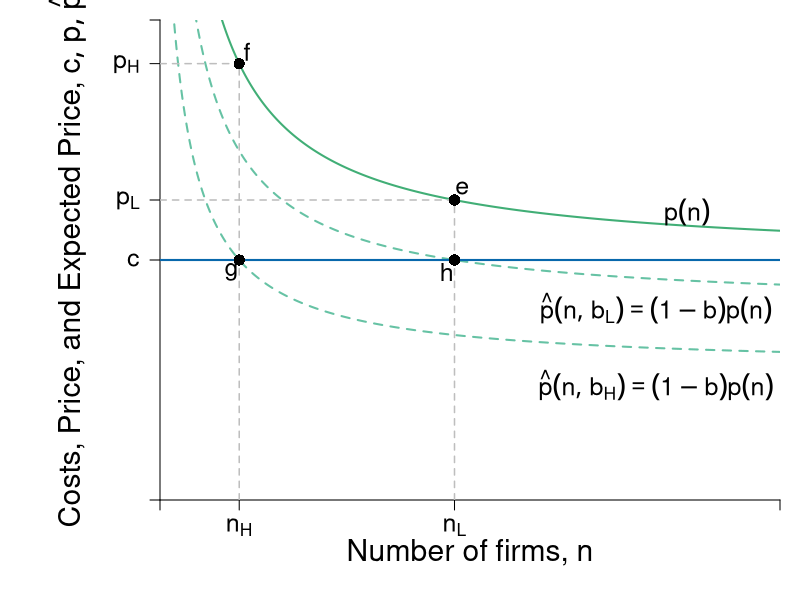

Write the R code that produced this figure.
require(shape)
pdf(file = "competitionmarkets/LRn_Dec_BTE.pdf", width = 9, height = 7)

#Set parameters for graphics
axislabelsize <- 1.8
labelsize <- 1.5
namesize <- 1.8
annotatesize <- 1.5
graphlinewidth <- 2
segmentlinewidth <- 1.5

COL <- c("#7fc97f", "#beaed4", "#fdc086", "#ffff99", "#386cb0", "#f0027f", "#bf5b17", "#666666")
COLA <- c("#e0f3db", "#99d8c9","#66c2a4","#41ae76", "#238b45", "#005824")
COLB <- c("#c6dbef", "#4eb3d3", "#2b8cbe", "#0868ac","#084081")
COLC <- c("#fcfbfd", "#efedf5", "#dadaeb", "#bcbddc", "#9e9ac8", "#807dba", "#6a51a3", "#54278f", "#3f007d")

par(mar =  c(5, 8, 1, 1))

Profit <- function(n, pbar = 60, c = 10, beta = 0.5) {
  (pbar - c)^2 / (((n + 1)^2)*beta)
}

totaln <- function(pi, pbar = 60, c = 10, beta = 0.5){
  (pbar - c)/(sqrt(pi*beta)) - 1
}

cournotPrice <- function(n, pbar = 60, c = 10) {
  c + (1/(n+1))*(pbar - c)
}


# Barriers to entry
# Inputs: Probability of BTE (b) and number of firms
# Outputs: Price Level at some n
bte <- function(n, b = 0) {
  cournotPrice(n)*(1-b)
}

nstar <- function(b, pbar = 60, c = 10){
  (pbar*(1 - b) - c) / (b*c)
}

#Levels for the barriers to entry specified here
barriers <- c(0.2, 0.45, 0.71, 0.73)

xlims <- c(0, 40)
ylims <- c(0, 20)

plot(0, 0, xlim = xlims, ylim = ylims, type = "n",
     xlab = expression(paste("")),
     ylab = expression(paste("")), 
     xaxt = "n", 
     yaxt = "n", 
     cex.lab = axislabelsize, 
     bty = "n",
     xaxs="i", 
     yaxs="i")

# ticksy <- seq(from = 0, to = ylims[2], by = 2)
# ylabels <- seq(from = 0, to = ylims[2], by = 2)
# ticksx <- seq(from = 0, to = xlims[2], by = 2)
# xlabels <- seq(from = 0, to = xlims[2], by = 2)
ticksy <- c(0, 10, cournotPrice(n = nstar(b = barriers[1])), cournotPrice(n = nstar(b = barriers[2])), ylims[2])
ylabels <- c(NA, expression(c), expression(paste(p[L])), expression(paste(p[H])), NA)
ticksx <- c(0, nstar(b = barriers[2]), nstar(b = barriers[1]), xlims[2])
xlabels <- c(NA, expression(paste(n[H])), expression(paste(n[L])), NA)

axis(1, at = ticksx, pos = 0, labels = xlabels, cex.axis = labelsize)
axis(2, at = ticksy, pos = 0, labels = ylabels, las = 1, cex.axis = labelsize)

npts <- 500 
xx1 <- seq(xlims[1], xlims[2], length.out = npts)

#Lines for barrier graph
lines(xx1, bte(n = xx1, b = barriers[1]), col = COLA[3], lty = 2, lwd = graphlinewidth)
lines(xx1, bte(n = xx1, b = barriers[2]), col = COLA[3], lty = 2, lwd = graphlinewidth)

#Price with no barriers
# No Barrier --- Greenbte(n = nstar(b = 0), b = 0)
lines(xx1, cournotPrice(xx1, c = 10), col = COLA[4], lwd = graphlinewidth) 

# lines(xx1, Profit(xx1, c = 0.25), col = COLA[4], lty = 2, lwd = segmentlinewidth)

#Label axes
mtext(expression(paste("Number of firms, ", n)), side=1, line = 2.5, cex = axislabelsize)
text(-6, 0.5*ylims[2], expression(paste("Costs, Price, and Expected Price, ", list(c, p, hat(p)) )), xpd = TRUE, cex = axislabelsize, srt = 90) 

#Arrows(18, 6.8, 18, 4.5, col = "black", lty = 1, code = 2, lwd = 2, arr.type = "triangle", arr.lwd = 0.5)
# text(16, 5.75, expression(paste("Decrease in ", rho)), cex = labelsize)


# Eq labels
text(34, 12, expression(paste(p(n))), cex = labelsize)
text(32, 8, expression(paste(hat(p)*(list(n, b[L])) == (1-b)*p(n) )), cex = labelsize)
text(32, 4.8, expression(paste(hat(p)*(list(n, b[H])) == (1-b)*p(n) )), cex = labelsize)


# line for the marginal cost
segments(0, 10, xlims[2], 10, 
         lty = 1, col = COLB[4] , lwd = graphlinewidth
         )

#For the low price with low barriers to entry
segments(nstar(b = barriers[1]), 0, 
         nstar(b = barriers[1]), 
         cournotPrice(n = nstar(b = barriers[1])), 
         lty = 2, col = "gray", lwd = segmentlinewidth
         )

segments(0, cournotPrice(n = nstar(b = barriers[1])), 
         nstar(b = barriers[1]), 
         cournotPrice(n = nstar(b = barriers[1])), 
         lty = 2, col = "gray", lwd = segmentlinewidth
)

#For the high price with high barriers to entry
segments(nstar(b = barriers[2]), 0, 
         nstar(b = barriers[2]), 
         cournotPrice(n = nstar(b = barriers[2])), 
         lty = 2, col = "gray", lwd = segmentlinewidth
         )

segments(0, cournotPrice(n = nstar(b = barriers[2])), 
         nstar(b = barriers[2]), 
         cournotPrice(n = nstar(b = barriers[2])), 
         lty = 2, col = "gray", lwd = segmentlinewidth
)

#This should probably have a loop, but I haven't worked it out. 
#Two points for the low barriers
points(x = nstar(b = barriers[1]), 
       y = cournotPrice(n = nstar(b = barriers[1])), 
       pch = 16, col = "black", cex = 1.5)

text(x = nstar(b = barriers[1]) + 0.5, 
     y = cournotPrice(n = nstar(b = barriers[1])) + 0.5,
     expression(paste(e)), cex = labelsize) 


points(x = nstar(b = barriers[1]), 
       y = bte(n = nstar(b = barriers[1]), b = barriers[1]), 
       pch = 16, col = "black", cex = 1.5)

text(x = nstar(b = barriers[1]) - 0.5, 
     y = bte(n = nstar(b = barriers[1]), b = barriers[1]) - 0.5, 
     expression(paste(h)), cex = labelsize) 

#Two points for the high barriers
points(x = nstar(b = barriers[2]),
       y = cournotPrice(n = nstar(b = barriers[2])),
       pch = 16, col = "black", cex = 1.5)

text(x = nstar(b = barriers[2]) + 0.5, 
     y = cournotPrice(n = nstar(b = barriers[2])) + 0.5,
     expression(paste(f)), cex = labelsize) 

points(x = nstar(b = barriers[2]),
       y = bte(n = nstar(b = barriers[2]), b = barriers[2]),
       pch = 16, col = "black", cex = 1.5)

text(x = nstar(b = barriers[2]) - 0.5, 
     y = bte(n = nstar(b = barriers[2]), b = barriers[2]) - 0.5, 
     expression(paste(g)), cex = labelsize) 

# points(x = nstar(b = barriers[3]),
#        y = bte(n = nstar(b = barriers[3]), b = barriers[3]),
#        pch = 16, col = "black", cex = 1.5)
# points(x = nstar(b = barriers[4]), 
#        y = bte(n = nstar(b = barriers[4]),b = barriers[4]), 
#        pch = 16, col = "black", cex = 1.5)

dev.off()
